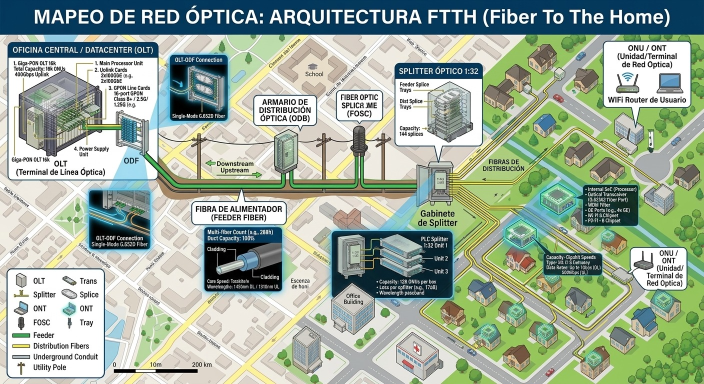
#> input picture mapeo_red_ftth.png, 1408 x 768 px (shown at 1/2 size)
$ python optimize-map.py
#> lines starting #> are read from the running program, lines starting #| are printed output that depends on the picture
from pathlib import Path
import sys

ROOT = Path(__file__).resolve().parents[1]
sys.path.insert(0, str(ROOT / '.tools' / 'image-optimizer'))
from PIL import Image

source = ROOT / 'mapeo_red_ftth.png'
output = ROOT / 'src' / 'assets'
output.mkdir(parents=True, exist_ok=True)
with Image.open(source) as image:
#> image is the input picture: PIL image 1408x768 RGB; mean R, G, B 156.8, 172.4, 155.3
    image = image.convert('RGB')
    print(f'Original: {image.width} x {image.height}, {source.stat().st_size:,} bytes')
#| Original: 1408 x 768, 2,178,944 bytes
    for width, quality, name in [(960, 85, 'mapa-ftth-960.webp'), (image.width, 90, 'mapa-ftth-full.webp')]:
        width = min(width, image.width)
#> width = 960
        resized = image.resize((width, round(image.height * width / image.width)), Image.Resampling.LANCZOS)
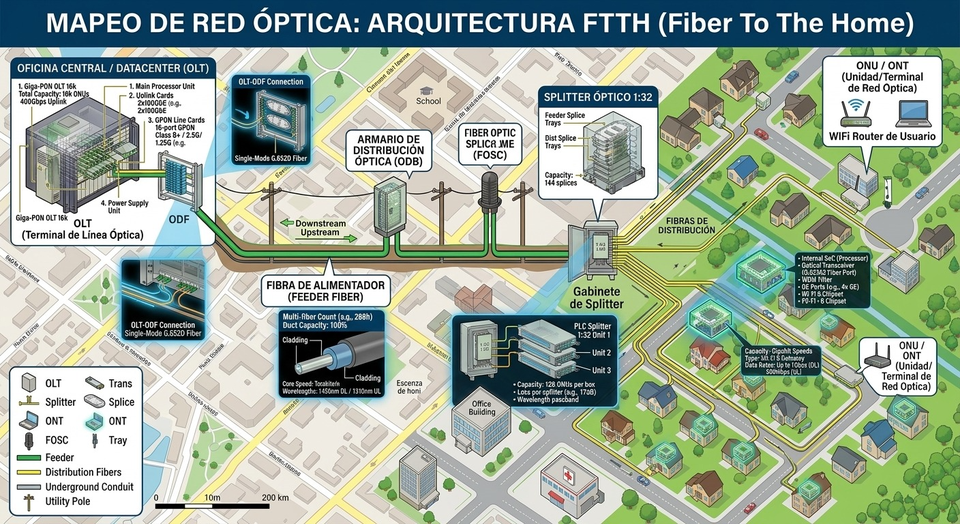
#> resized: PIL image 960x524 RGB; mean R, G, B 156.6, 172.2, 155.1
        target = output / name
        resized.save(target, 'WEBP', quality=quality, method=6)
        with Image.open(target) as check:
            check.load()
            assert check.size == resized.size
        size = target.stat().st_size
#> size = 150368
        print(f'{name}: {resized.width} x {resized.height}, {size:,} bytes ({100 * (1 - size / source.stat().st_size):.1f}% menos)')
#| mapa-ftth-960.webp: 960 x 524, 150,368 bytes (93.1% menos)
